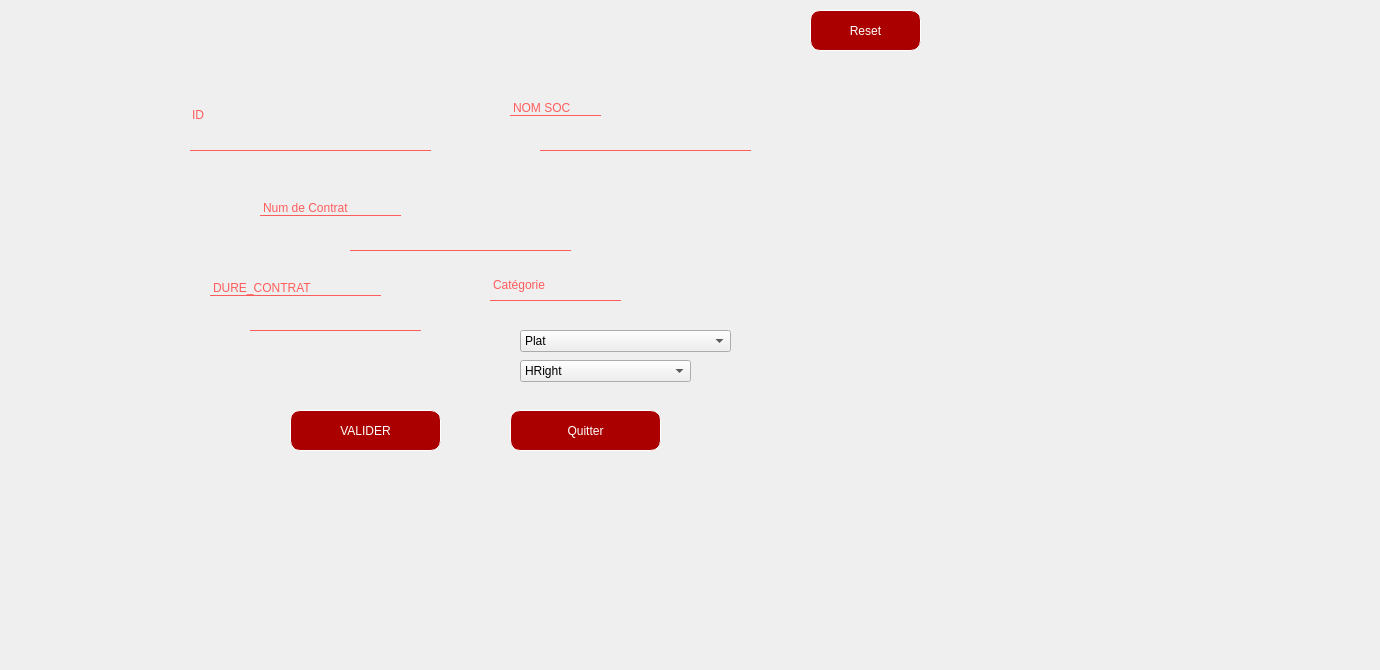
   <widget class="QWidget" name="tab_23">
    <attribute name="title">
     <string>AJOUTER</string>
    </attribute>
    <widget class="QLabel" name="label_20">
     <property name="geometry">
      <rect>
       <x>-190</x>
       <y>-40</y>
       <width>1371</width>
       <height>661</height>
      </rect>
     </property>
     <property name="styleSheet">
      <string notr="true">image: url(:/new/prefix1/ah.png);</string>
     </property>
     <property name="text">
      <string/>
     </property>
    </widget>
    <widget class="QLineEdit" name="lineEdit">
     <property name="geometry">
      <rect>
       <x>190</x>
       <y>80</y>
       <width>241</width>
       <height>71</height>
      </rect>
     </property>
     <property name="styleSheet">
      <string notr="true">QLineEdit{
	font: 75 11pt &quot;MS Serif&quot;;
	
background:transparent;
border:none;
color:#ff5c5c;
	color: rgb(255, 92, 92);
border-bottom:1px solid #ff5c5c

}</string>
     </property>
     <property name="text">
      <string>ID</string>
     </property>
    </widget>
    <widget class="QLineEdit" name="lineEdit_5">
     <property name="geometry">
      <rect>
       <x>350</x>
       <y>210</y>
       <width>221</width>
       <height>41</height>
      </rect>
     </property>
     <property name="styleSheet">
      <string notr="true">QLineEdit{
	font: 75 11pt &quot;MS Serif&quot;;
	
background:transparent;
border:none;
color:#ff5c5c;
	color: rgb(255, 92, 92);
border-bottom:1px solid #ff5c5c

}</string>
     </property>
     <property name="text">
      <string/>
     </property>
    </widget>
    <widget class="QLineEdit" name="lineEdit_2">
     <property name="geometry">
      <rect>
       <x>250</x>
       <y>290</y>
       <width>171</width>
       <height>41</height>
      </rect>
     </property>
     <property name="styleSheet">
      <string notr="true">QLineEdit{
	font: 75 11pt &quot;MS Serif&quot;;
	
background:transparent;
border:none;
color:#ff5c5c;
	color: rgb(255, 92, 92);
border-bottom:1px solid #ff5c5c

}</string>
     </property>
     <property name="text">
      <string/>
     </property>
    </widget>
    <widget class="QPushButton" name="button_ajouter">
     <property name="geometry">
      <rect>
       <x>290</x>
       <y>410</y>
       <width>151</width>
       <height>41</height>
      </rect>
     </property>
     <property name="styleSheet">
      <string notr="true">QPushButton{
background-color: rgb(170, 0, 0);
border :1px solid rgb(255, 255, 255);
border-radius :10px;
color: #FFF;
padding-left: 20px;
padding-right:20px;

}

QPushButton::hover{
	font: 81 10pt &quot;Rockwell Extra Bold&quot;;
color:white;
border-radius:15px;
background:#45a8ff;

}</string>
     </property>
     <property name="text">
      <string>VALIDER</string>
     </property>
    </widget>
    <widget class="QPushButton" name="pushButton_2">
     <property name="geometry">
      <rect>
       <x>510</x>
       <y>410</y>
       <width>151</width>
       <height>41</height>
      </rect>
     </property>
     <property name="styleSheet">
      <string notr="true">QPushButton{
background-color: rgb(170, 0, 0);
border :1px solid rgb(255, 255, 255);
border-radius :10px;
color: #FFF;
padding-left: 20px;
padding-right:20px;

}

QPushButton::hover{
	font: 81 10pt &quot;Rockwell Extra Bold&quot;;
color:white;
border-radius:15px;
background:#45a8ff;

}</string>
     </property>
     <property name="text">
      <string>Quitter</string>
     </property>
    </widget>
    <widget class="QLineEdit" name="lineEdit_4">
     <property name="geometry">
      <rect>
       <x>540</x>
       <y>100</y>
       <width>211</width>
       <height>51</height>
      </rect>
     </property>
     <property name="styleSheet">
      <string notr="true">QLineEdit{
	font: 75 11pt &quot;MS Serif&quot;;
	
background:transparent;
border:none;
color:#ff5c5c;
	color: rgb(255, 92, 92);
border-bottom:1px solid #ff5c5c

}</string>
     </property>
     <property name="text">
      <string/>
     </property>
    </widget>
    <widget class="QPushButton" name="Reset_2">
     <property name="geometry">
      <rect>
       <x>810</x>
       <y>10</y>
       <width>111</width>
       <height>41</height>
      </rect>
     </property>
     <property name="styleSheet">
      <string notr="true">QPushButton{
background-color: rgb(170, 0, 0);
border :1px solid rgb(255, 255, 255);
border-radius :10px;
color: #FFF;
padding-left: 20px;
padding-right:20px;

}

QPushButton::hover{
	font: 81 10pt &quot;Rockwell Extra Bold&quot;;
color:white;
border-radius:15px;
background:#45a8ff;

}</string>
     </property>
     <property name="text">
      <string>Reset</string>
     </property>
    </widget>
    <widget class="QLabel" name="label_35">
     <property name="geometry">
      <rect>
       <x>260</x>
       <y>200</y>
       <width>141</width>
       <height>16</height>
      </rect>
     </property>
     <property name="toolTip">
      <string>&lt;html&gt;&lt;head/&gt;&lt;body&gt;&lt;p&gt;&lt;span style=&quot; font-weight:600;&quot;&gt;New contrat&lt;/span&gt;&lt;/p&gt;&lt;/body&gt;&lt;/html&gt;</string>
     </property>
     <property name="whatsThis">
      <string>&lt;html&gt;&lt;head/&gt;&lt;body&gt;&lt;p&gt;&lt;span style=&quot; font-weight:600;&quot;&gt;new contrat &lt;/span&gt;&lt;/p&gt;&lt;/body&gt;&lt;/html&gt;</string>
     </property>
     <property name="styleSheet">
      <string notr="true">font: 75 8pt &quot;MS Shell Dlg 2&quot;;
	font: 75 11pt &quot;MS Serif&quot;;
	
background:transparent;
border:none;
color:#ff5c5c;
	color: rgb(255, 92, 92);
border-bottom:1px solid #ff5c5c

</string>
     </property>
     <property name="text">
      <string>Num de Contrat</string>
     </property>
    </widget>
    <widget class="QLabel" name="label_36">
     <property name="geometry">
      <rect>
       <x>510</x>
       <y>100</y>
       <width>91</width>
       <height>16</height>
      </rect>
     </property>
     <property name="toolTip">
      <string>&lt;html&gt;&lt;head/&gt;&lt;body&gt;&lt;p&gt;&lt;span style=&quot; font-weight:600;&quot;&gt;New contrat&lt;/span&gt;&lt;/p&gt;&lt;/body&gt;&lt;/html&gt;</string>
     </property>
     <property name="styleSheet">
      <string notr="true">
	font: 75 11pt &quot;MS Serif&quot;;
	
background:transparent;
border:none;
color:#ff5c5c;
	color: rgb(255, 92, 92);
border-bottom:1px solid #ff5c5c

</string>
     </property>
     <property name="text">
      <string>NOM SOC</string>
     </property>
    </widget>
    <widget class="QLabel" name="label_37">
     <property name="geometry">
      <rect>
       <x>210</x>
       <y>280</y>
       <width>171</width>
       <height>16</height>
      </rect>
     </property>
     <property name="toolTip">
      <string>&lt;html&gt;&lt;head/&gt;&lt;body&gt;&lt;p&gt;&lt;span style=&quot; font-weight:600;&quot;&gt;New contrat&lt;/span&gt;&lt;/p&gt;&lt;/body&gt;&lt;/html&gt;</string>
     </property>
     <property name="styleSheet">
      <string notr="true">
	font: 75 11pt &quot;MS Serif&quot;;
	
background:transparent;
border:none;
color:#ff5c5c;
	color: rgb(255, 92, 92);
border-bottom:1px solid #ff5c5c

</string>
     </property>
     <property name="text">
      <string>DURE_CONTRAT</string>
     </property>
    </widget>
    <widget class="QLabel" name="label_38">
     <property name="geometry">
      <rect>
       <x>490</x>
       <y>270</y>
       <width>131</width>
       <height>31</height>
      </rect>
     </property>
     <property name="toolTip">
      <string>&lt;html&gt;&lt;head/&gt;&lt;body&gt;&lt;p&gt;&lt;span style=&quot; font-weight:600;&quot;&gt;New contrat&lt;/span&gt;&lt;/p&gt;&lt;/body&gt;&lt;/html&gt;</string>
     </property>
     <property name="styleSheet">
      <string notr="true">
	font: 75 11pt &quot;MS Serif&quot;;
	
background:transparent;
border:none;
color:#ff5c5c;
	color: rgb(255, 92, 92);
border-bottom:1px solid #ff5c5c

</string>
     </property>
     <property name="text">
      <string>Catégorie</string>
     </property>
    </widget>
    <widget class="QComboBox" name="comboBox_Category">
     <property name="geometry">
      <rect>
       <x>520</x>
       <y>330</y>
       <width>211</width>
       <height>22</height>
      </rect>
     </property>
     <item>
      <property name="text">
       <string>Plat</string>
      </property>
     </item>
     <item>
      <property name="text">
       <string>Gold</string>
      </property>
     </item>
     <item>
      <property name="text">
       <string>Silver</string>
      </property>
     </item>
     <item>
      <property name="text">
       <string>Bronze</string>
      </property>
     </item>
    </widget>
    <widget class="QComboBox" name="comboBox_Category_2">
     <property name="geometry">
      <rect>
       <x>520</x>
       <y>360</y>
       <width>171</width>
       <height>22</height>
      </rect>
     </property>
     <item>
      <property name="text">
       <string>HRight</string>
      </property>
     </item>
     <item>
      <property name="text">
       <string>HLeft</string>
      </property>
     </item>
     <item>
      <property name="text">
       <string>BRight</string>
      </property>
     </item>
     <item>
      <property name="text">
       <string>BLeft</string>
      </property>
     </item>
    </widget>
   </widget>
